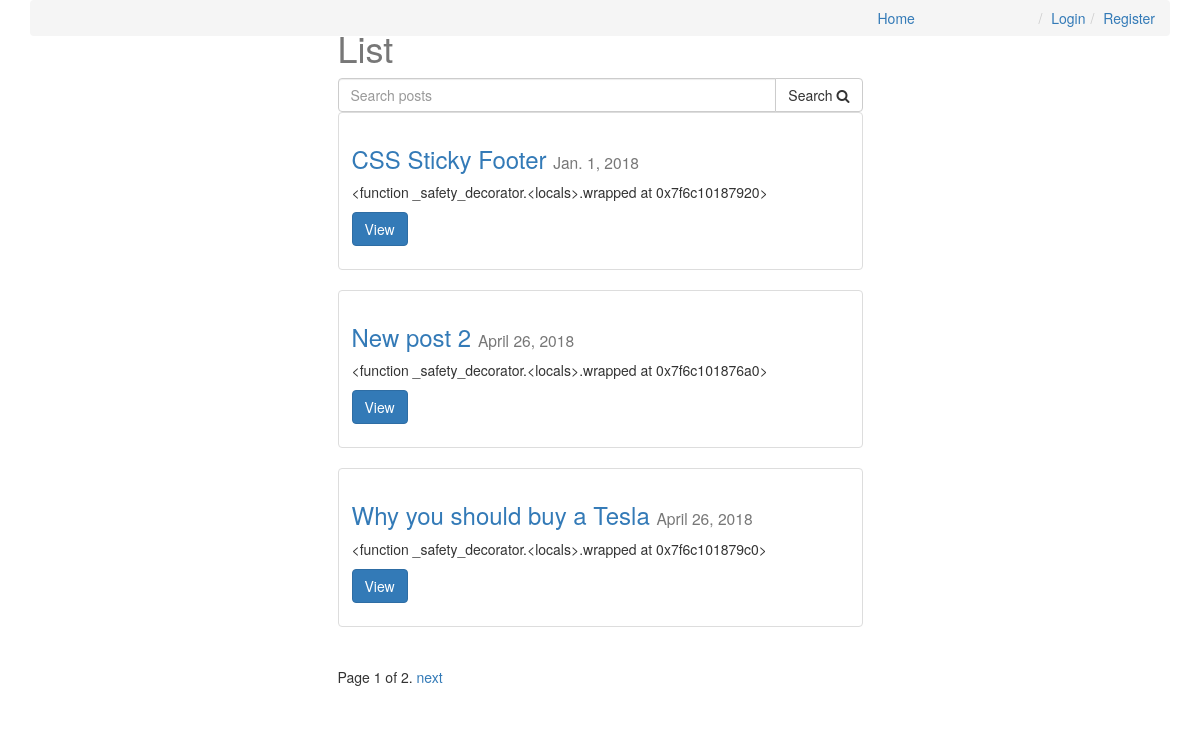
Before: / with the older database file.
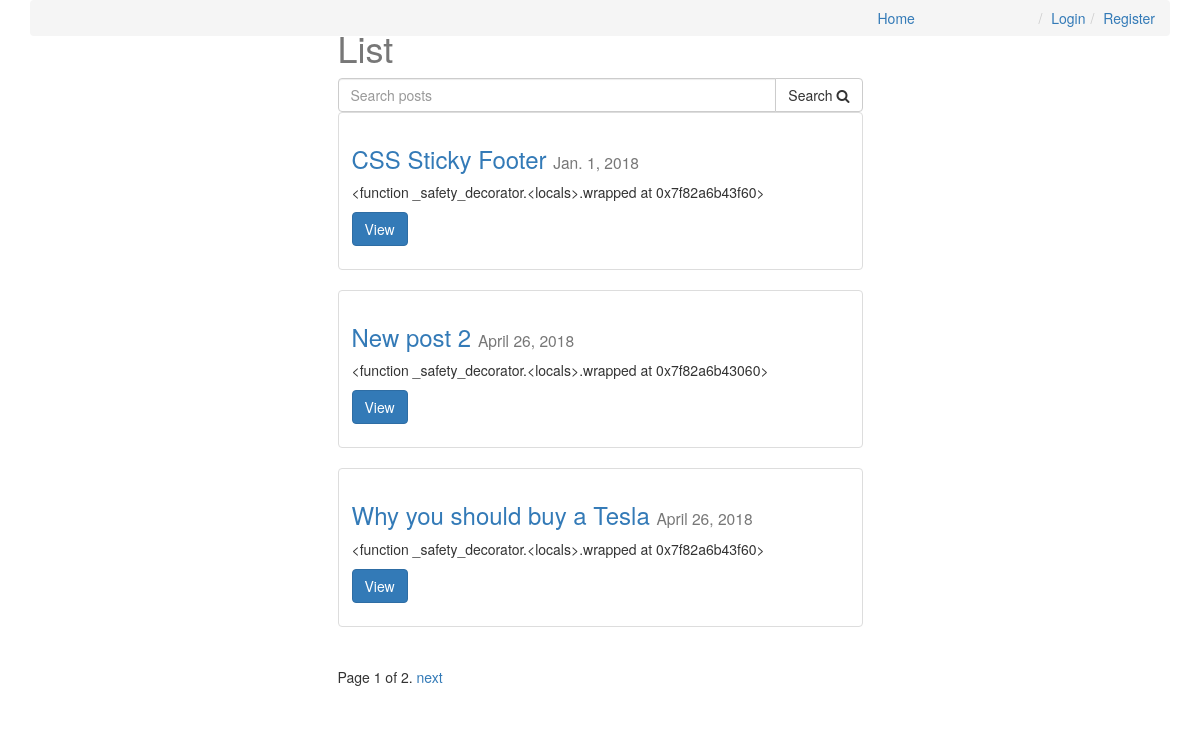
After: the same page with the newer database file.
### posts/models.py (models this page shows, shortened)
class Post(models.Model):
    user = models.ForeignKey(settings.AUTH_USER_MODEL, default=1)
    title = models.CharField(max_length=120)
    slug = models.SlugField(unique=True)
    image = models.ImageField(
        null=True,
        blank=True,
        upload_to=upload_location,
        width_field='width_field',
        height_field='height_field',
    )
    height_field = models.IntegerField(default=0)
    width_field = models.IntegerField(default=0)
    content = models.TextField()
    draft = models.BooleanField(default=False)
    publish = models.DateField(auto_now=False, auto_now_add=False)
    read_time = models.IntegerField(default=0)
    updated = models.DateTimeField(auto_now=True, auto_now_add=False)
    timestamp = models.DateTimeField(auto_now=False, auto_now_add=True)
    objects = PostManager()
    def get_absolute_url(self):
        return reverse('posts:detail', kwargs={'slug': self.slug})
    def get_markdown(self):
        content = self.content
        return mark_safe(markdown(content))
    class Meta:
        ordering = ['-timestamp', '-updated']

### posts/views.py (the view, shortened to what this page needs)
# urls.py: url(r'^$', post_list, name='list'),
def post_list(request):
    if request.user.is_staff or request.user.is_superuser:
        queryset_list = Post.objects.all()
    else:
        queryset_list = Post.objects.active()
    query = request.GET.get("q")
    today = timezone.now().date()
    paginator = Paginator(queryset_list, 3)
    page = request.GET.get('page')
    try:
        queryset = paginator.page(page)
    except PageNotAnInteger:
        queryset = paginator.page(1)
    except EmptyPage:
        queryset = paginator.page(paginator.num_pages)
    context = {
        'title': 'List',
        'object_list': queryset,
        'today': today,
    }
    return render(request, 'post_list.html', context)

### posts/models.py (called while the page is built)
    def active(self, *args, **kwargs):
        return super(PostManager, self).filter(draft=False)\
                                       .filter(publish__lte=timezone.now())

### templates/post_list.html (shortened to what this page needs)
{% extends "base.html" %}
{% block content %}
    <div class='col-sm-6 col-sm-offset-3'>
        <h1>{{ title }}</h1>
        <form method="GET" action="">
            <div class="input-group">
                <input class="form-control" type="text" name="q" placeholder="Search posts" value="{{ request.GET.q }}">
                <span class="input-group-btn">
                    <button class="btn btn-default" type="submit">Search <i class="fa fa-search"></i></button>
                </span>
            </div>
        </form>
        {% for obj in object_list %}
            <div class='row'>
                <div class='col-sm-12'>
                    <div class='thumbnail'>
                        <div class='caption post-detail-item'>
                            <h3>
                                <a href="{{ obj.get_absolute_url }}">
                                    {{ obj.title }}
                                </a> <small>{{ obj.publish }}</small>
                            </h3>
                            <p class=''>{{ obj.get_markdown }}</p>
                            <p><a href='{{ obj.get_absolute_url }}' class='btn btn-primary' role='button'>View</a></p>
                        </div>
                    </div>
                </div>
            </div>
        {% endfor %}
        <div class="pagination">
            <span class="step-links">
                <span class="current">
                    Page {{ object_list.number }} of {{ object_list.paginator.num_pages }}.
                </span>
                {% if object_list.has_next %}
                    <a href="?page={{ object_list.next_page_number }}{% if request.GET.q %}&q={{ request.GET.q }}{% endif %}">next</a>
                {% endif %}
            </span>
        </div>
    </div>
{% endblock content %}

Changed rows visible on the page:
changed Post "CSS Sticky Footer": get_markdown "<function _safety_decorator.<locals>.wrapped at 0x7f6c10187920>" → "<function _safety_decorator.<locals>.wrapped at 0x7f82a6b43f60>"
computed for Post "New post 2": get_markdown "<function _safety_decorator.<locals>.wrapped at 0x7f6c101876a0>" → "<function _safety_decorator.<locals>.wrapped at 0x7f82a6b43060>"
computed for Post "Why you should buy a Tesla": get_markdown "<function _safety_decorator.<locals>.wrapped at 0x7f6c101879c0>" → "<function _safety_decorator.<locals>.wrapped at 0x7f82a6b43f60>"
